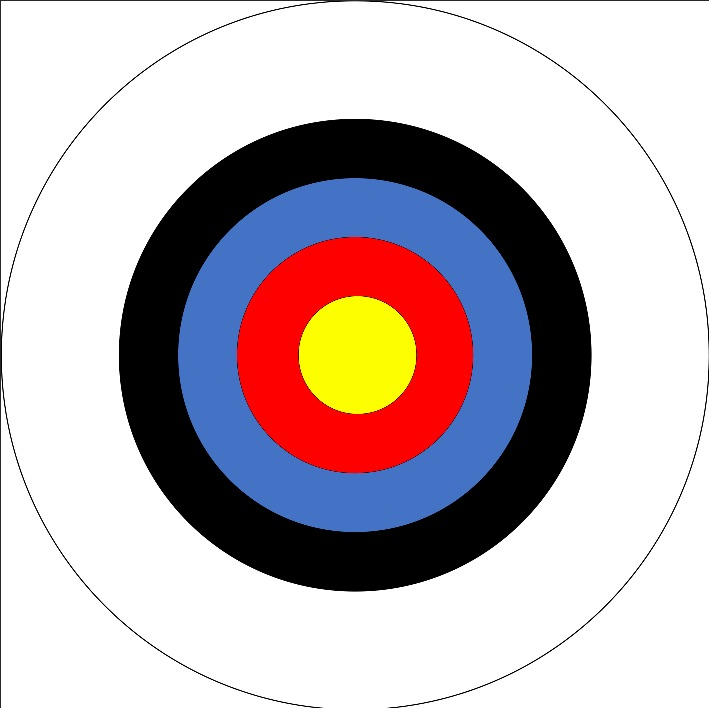
#> input picture TargetArea.jpg, 709 x 708 px
$ python opencvtargetdetection.py
#> lines starting #> are read from the running program, lines starting #| are printed output that depends on the picture; after the words box and inside, x2 and y2 are one past the last pixel; in counts of white or black regions, pixels touching at a corner belong together
import cv2

img = cv2.imread('TargetArea.jpg')
#> img is the input picture: shape (708, 709, 3); mean B, G, R 185.4, 182, 193.3
imgcopy = img
imgray = cv2.cvtColor(img, cv2.COLOR_BGR2GRAY)
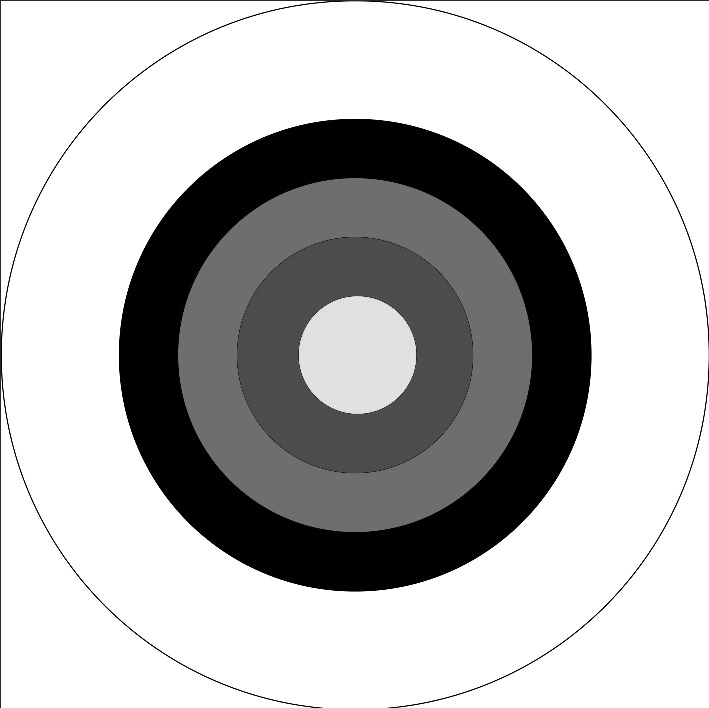
#> imgray: shape (708, 709); min 0, max 255, mean 185.7
ret, thresh = cv2.threshold(imgray, 185, 255, cv2.THRESH_BINARY_INV)
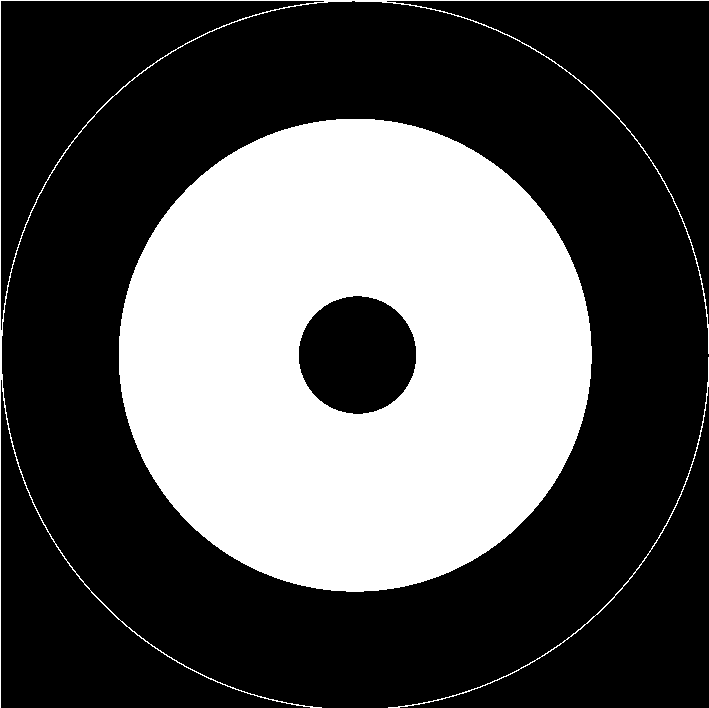
#> thresh: shape (708, 709); 33.7% white; 3 white regions

# edges = cv2.Canny(imgray, 127, 255)
contours, _ = cv2.findContours(thresh, cv2.RETR_TREE, cv2.CHAIN_APPROX_SIMPLE)
#> contours = 5 contours; box (x1, y1, x2, y2) and area: (119, 119, 592, 592) 175067, (0, 0, 709, 708) 27930, (0, 0, 325, 331) 27138, (298, 295, 417, 415) 10995, (388, 357, 709, 708) 216

print('len(contours): ', len(contours))
#| len(contours):  5
print('len(contuors[0]: ', len(contours[0]))
#| len(contuors[0]:  494

centers = []
for contour in contours:
    # compute the center of the contour
    M = cv2.moments(contour)
    cx = int(M["m10"] / M["m00"])
    cy = int(M["m01"] / M["m00"])
    centers.append([cx, cy])
    cv2.circle(imgcopy, (cx, cy), 3, (0, 0, 0), -1)
#> this loop made 5 passes
#> (cx, cy) on passes 1 to 5: (592, 583), (354, 354), (357, 354), (84, 84), (79, 79)
#> imgcopy: shape (708, 709, 3); 0.03% of pixels changed, all inside (x1, y1, x2, y2) = (76, 76, 596, 587)
#> after the loop, centers = [[592, 583], [354, 354], [357, 354], [84, 84], [79, 79]]
    # approx = cv2.approxPolyDP(contour, epsilon, True)
    # print(approx)

cv2.drawContours(imgcopy, contours, -1, (0, 255, 0), 3)
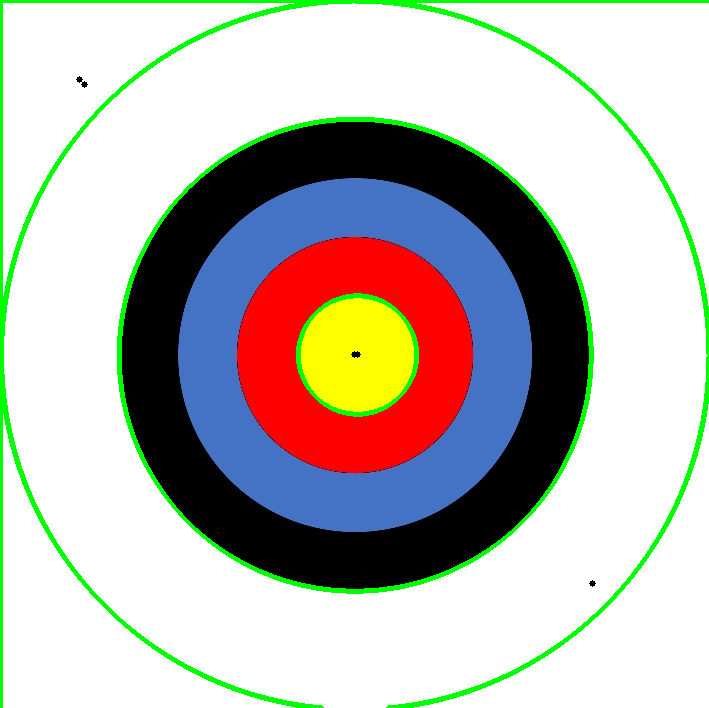
#> imgcopy: shape (708, 709, 3); mean B, G, R 178.6, 186.2, 185.8

print('len(centers): ', len(centers))
#| len(centers):  5
print('centers: ', centers)
#| centers:  [[592, 583], [354, 354], [357, 354], [84, 84], [79, 79]]
for center in centers:
    print('center: ', center)
#> this loop made 5 passes
#| center:  [592, 583]
#| center:  [354, 354]
#| center:  [357, 354]
#| center:  [84, 84]
#| center:  [79, 79]


centavg_x = 0
centavg_y = 0
for center in centers:
    centavg_x += int((center[0]/len(centers)))
    centavg_y += int((center[1]/len(centers)))
#> this loop made 5 passes
#> (center, centavg_x, centavg_y) on passes 1 to 5: ([592, 583], 118, 116), ([354, 354], 188, 186), ([357, 354], 259, 256), ([84, 84], 275, 272), ([79, 79], 290, 287)
#> after the loop, centavg_x = 290; centavg_y = 287

print('average center: ', centavg_x, centavg_y)
#| average center:  290 287


cv2.imshow('center', imgcopy)
cv2.waitKey(0)
cv2.destroyAllWindows()
